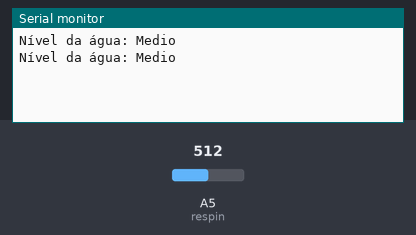
Bench run of a sketch on a simulated Arduino Uno, built with avr-gcc and run on an emulated ATmega328P. On the bench: the last lines printed to the serial monitor. The test bench sets the inputs (shaded band); at power-on: A5 (respin) = 512.

Above: at 1.8 s.
1.9 s: A5 (respin) set to 583
At 2.8 s:
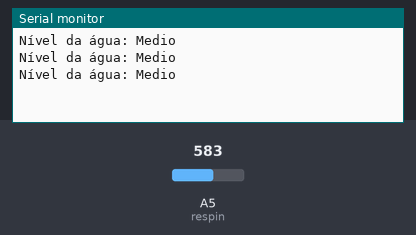
3.4 s: A5 (respin) set to 616
At 4.7 s:
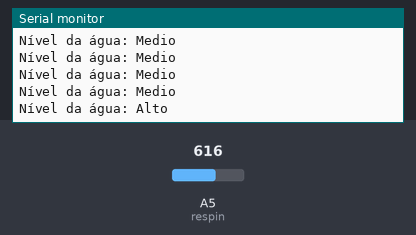
9.5 s: A5 (respin) set to 105
At 10.6 s:
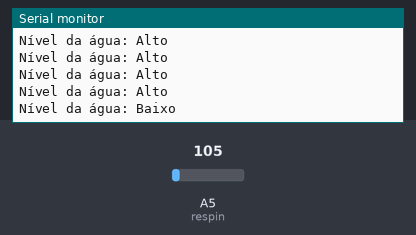
11.0 s: A5 (respin) set to 89
At 11.3 s:
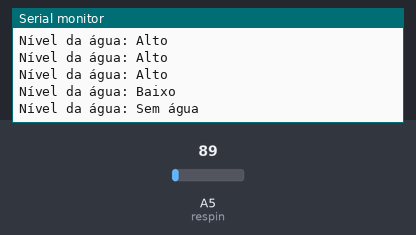

The sketch:

Sensor_de_agua.ino
```cpp
int resval = 0;  // holds the value
int respin = A5; // sensor pin used

void setup() {

  // start the serial console
  Serial.begin(9600);
}

void loop() {

  resval = analogRead(respin); //Read data from analog pin and store it to resval variable

  if (resval<=100){ Serial.println("Nível da água: Sem água"); }
  else if (resval>100 && resval<=400){ Serial.println("Nível da água: Baixo"); }
  else if (resval>400 && resval<=600){ Serial.println("Nível da água: Medio"); } else if (resval>600){
    Serial.println("Nível da água: Alto");
  }
  delay(1000);
}
```

Measured:
- the behaviour switches between 600 and 601 on A5 (respin) (found by bisection; images 1 and 2)
- the behaviour switches between 101 and 100 on A5 (respin) (found by bisection; images 3 and 4)
- after the input at 3.4 s, the serial monitor: prints a new line after 0.60 s (image 2)
- after the input at 9.5 s, the serial monitor: prints a new line after 0.50 s (image 3)
- after the input at 11.0 s, the serial monitor: prints a new line at once (image 4)
